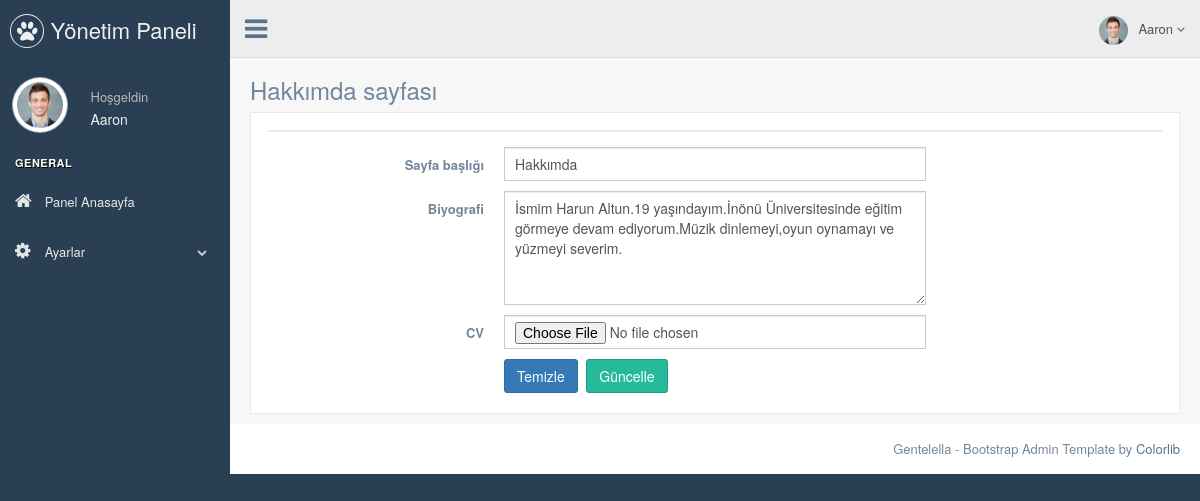
The page /pp/nedmin/about_us.php (signed in) on the database its author committed.
### tables this page shows
CREATE TABLE `user` (
  `user_id` int(11) NOT NULL,
  `user_name` varchar(50) NOT NULL,
  `email` varchar(50) NOT NULL,
  `password` varchar(50) NOT NULL
);

CREATE TABLE `about_me` (
  `about_id` int(11) NOT NULL,
  `about_title` varchar(50) NOT NULL,
  `content` varchar(250) NOT NULL,
  `cv` varchar(250) NOT NULL
);

### pp/nedmin/about_us.php (the view, shortened to what this page needs)
<?php
include "header.php";
$check_about = $db->prepare("SELECT * FROM about_me");
$check_about->execute();
$control_about = $check_about->rowCount();
$fetch_about = $db->prepare("SELECT * FROM about_me WHERE about_id=1");
$fetch_about->execute();
$fetch = $fetch_about->fetch(PDO::FETCH_ASSOC);
?>
<div class="right_col" role="main">
  <div class="">
    <div class="page-title">
      <div class="title_left">
        <h3>Hakkımda sayfası</h3>
      </div>
    </div>
    <div class="clearfix"></div>
    <div class="row">
      <div class="col-md-12 col-sm-12 col-xs-12">
        <div class="x_panel">
          <div class="x_title">
          </div>
          <div class="x_content">
            <form class="form-horizontal form-label-left" action="process.php" method="POST">
              <div class="item form-group">
                <label class="control-label col-md-3 col-sm-3 col-xs-12" for="name">Sayfa başlığı
                </label>
                <div class="col-md-6 col-sm-6 col-xs-12">
                  <input class="form-control col-md-7 col-xs-12" name="about_title" value="<?php echo $fetch['about_title'] ?>"  required="required" type="text">
                </div>
              </div>
              <div class="item form-group">
                <label class="control-label col-md-3 col-sm-3 col-xs-12" for="name">Biyografi
                </label>
                <div class="col-md-6 col-sm-6 col-xs-12">
                  <textarea id="textarea"  name="content"<?php echo $fetch['content'] ?>  required="required" class="form-control col-md-7 col-xs-12" rows="5"><?php echo $fetch['content'] ?></textarea>
                </div>
              </div>
              <div class="item form-group">
                <label class="control-label col-md-3 col-sm-3 col-xs-12" for="email">CV
                </label>
                <div class="col-md-6 col-sm-6 col-xs-12">
                  <input type="file" name="cv" required="required" class="form-control col-md-7 col-xs-12">
                </div>
              </div>
              <div class="form-group">
                <div class="col-md-6 col-md-offset-3">
                  <button type="submit" class="btn btn-primary">Temizle</button>
                  <?php
                  if ($control_about == 1) { ?>
                    <button type="submit" class="btn btn-success" name="update_about">Güncelle</button>
                  <?php } else { ?>
                    <button type="submit" class="btn btn-warning" name="insert_about">Ekle</button>
                  <?php } ?>
                </div>
              </div>
            </form>
          </div>
        </div>
      </div>
    </div>
  </div>
</div>
</div>
<?php
include "footer.php";
?>

### pp/nedmin/header.php (shortened to what this page needs)
<?php
include 'connect.php';
$user_name = $_SESSION['user_name'];
$query = $db->prepare("SELECT * FROM user WHERE user_name='$user_name'");
$query->execute();
$fetch = $query->fetch();
?>
<!DOCTYPE html>
<html lang="en">
  <head>
    <link href="./vendors/bootstrap/dist/css/bootstrap.min.css" rel="stylesheet">
    <link href="./vendors/font-awesome/css/font-awesome.min.css" rel="stylesheet">
    <link href="./vendors/nprogress/nprogress.css" rel="stylesheet">
    <link href="./vendors/iCheck/skins/flat/green.css" rel="stylesheet">
    <link href="./vendors/bootstrap-progressbar/css/bootstrap-progressbar-3.3.4.min.css" rel="stylesheet">
    <link href="./vendors/jqvmap/dist/jqvmap.min.css" rel="stylesheet"/>
    <link href="./vendors/bootstrap-daterangepicker/daterangepicker.css" rel="stylesheet">
    <link href="./build/css/custom.min.css" rel="stylesheet">
  </head>
  <body class="nav-md">
    <div class="container body">
      <div class="main_container">
        <div class="col-md-3 left_col">
          <div class="left_col scroll-view">
            <div class="navbar nav_title" style="border: 0;">
              <a href="index.html" class="site_title"><i class="fa fa-paw"></i> <span>Yönetim Paneli</span></a>
            </div>
            <div class="profile clearfix">
              <div class="profile_pic">
                <img src="images/img.jpg" alt="..." class="img-circle profile_img">
              </div>
              <div class="profile_info">
                <span>Hoşgeldin</span>
                <h2><?php echo $fetch['user_name']; ?></h2>
              </div>
            </div>
            <br />
            <div id="sidebar-menu" class="main_menu_side hidden-print main_menu">
              <div class="menu_section">
                <h3>General</h3>
                <ul class="nav side-menu">
                  <li><a href="index.php" ><i class="fa fa-home"></i> Panel Anasayfa</a>
                  </li>
                  <li><a><i class="fa fa-cog"></i> Ayarlar <span class="fa fa-chevron-down"></span></a>
                  </li>
                </ul>
              </div>
            </div>
          </div>
        </div>
        <div class="top_nav">
          <div class="nav_menu">
            <nav>
              <div class="nav toggle">
                <a id="menu_toggle"><i class="fa fa-bars"></i></a>
              </div>
              <ul class="nav navbar-nav navbar-right">
                <li class="">
                  <a href="javascript:;" class="user-profile dropdown-toggle" data-toggle="dropdown" aria-expanded="false">
                    <img src="images/img.jpg" alt=""><?php echo $fetch['user_name']; ?>
                    <span class=" fa fa-angle-down"></span>
                  </a>
                </li>
              </ul>
            </nav>
          </div>
        </div>

### rows shown on the page
user: user_name "Aaron"
about_me: about_title "Hakkımda", content "İsmim Harun Altun.19 yaşındayım.İnönü Üniversitesinde eğitim görmeye devam ediyorum.Müzik dinlemeyi,oyun oynamayı ve yüzmeyi severim."
